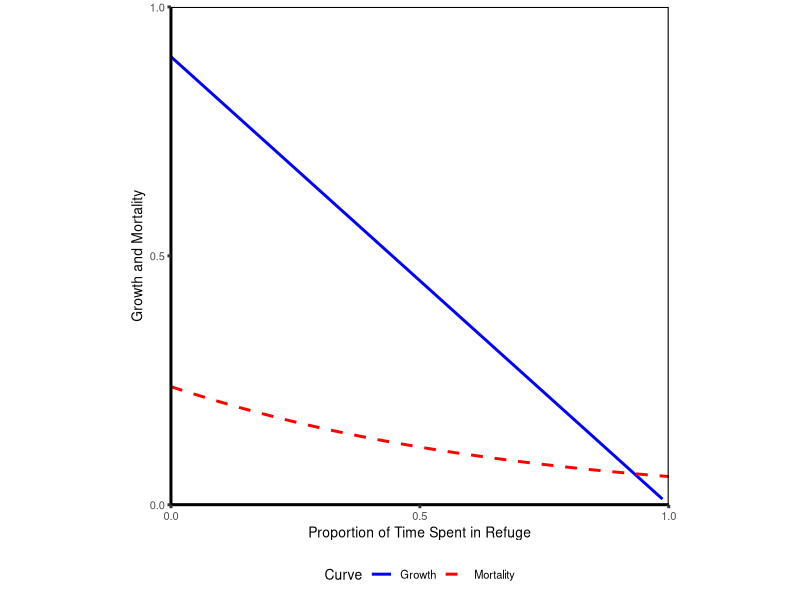

Here is the R script that generated this plot:
## ---- chunk 1
# Generating the baseline curves
trait.vec <- seq(0, 1, by = 0.01)
speed.vec <- 1 - trait.vec


# These formulas are simplified by setting some of the values as constants
# r is always assumed to be 1, while k, s, and v are manipulated values
pred.curve <- function(k, v, s){
  k*sqrt(v^2 + s^2)
}

# R is always assumed to be 1, while s and h are manipulated values
growth.curve <- function(s, R, h){
  (R * s)/(1 + s*R*h)
}


# Build growth curves, for h = 0, 0.5, 1, 2
R_val <- 1

growthcurve.df <- as.data.frame(mat.or.vec(length(speed.vec), 5))
colnames(growthcurve.df) <- c("s", "h_0", "h_0.5", "h_1", "h_2")
growthcurve.df$s <- trait.vec
growthcurve.df$h_0 <- growth.curve(s = growthcurve.df$s, R = R_val, h = 0)
growthcurve.df$h_0.5 <- growth.curve(s = growthcurve.df$s, R = R_val, h = 0.5)
growthcurve.df$h_1 <- growth.curve(s = growthcurve.df$s, R = R_val, h = 1)
growthcurve.df$h_2 <- growth.curve(s = growthcurve.df$s, R = R_val, h = 2)


# Build cost curves, for v = 0, 0.5, 1, 2
k_val <- 1

mortcurve.df <- as.data.frame(mat.or.vec(length(speed.vec), 5))
colnames(mortcurve.df) <- c("s", "v_0", "v_0.5", "v_1", "v_2")
mortcurve.df$s <- trait.vec
mortcurve.df$v_0 <- pred.curve(k = k_val, v = 0, s = mortcurve.df$s)
mortcurve.df$v_0.5 <- pred.curve(k = k_val, v = 0.5, s = mortcurve.df$s)
mortcurve.df$v_1 <- pred.curve(k = k_val, v = 1, s = mortcurve.df$s)
mortcurve.df$v_2 <- pred.curve(k = k_val, v = 2, s = mortcurve.df$s)
## ---- chunk 2
# Combine the two to generate IREF figures

# This is the baseline scenario
baseline.df <- as.data.frame( mat.or.vec( length( speed.vec ), 6) )
colnames(baseline.df) <- c("trait", "speed", "growth_curve", "mort_curve", "fitness", "NCE_CE")
baseline.df$trait <- trait.vec
baseline.df$speed <- speed.vec
h_val <- 8
R_val <- 1
cost_constant_val <- 9
v_val <- 0.2
k_val <- 0.45
pred_constant_val <- 0.98058

baseline.df$growth_curve <- cost_constant_val * growth.curve( s = baseline.df$speed, R = R_val, h = h_val ) # Growth curve
baseline.df$mort_curve <- pred_constant_val * pred.curve( k = k_val, v = v_val, s = baseline.df$speed ) # Mortality curve
baseline.df$fitness <- baseline.df$growth_curve - baseline.df$mort_curve # fitness
baseline.df$NCE_CE <- (1 - baseline.df$growth_curve)/baseline.df$mort_curve # NCE/CE

baseline_optim <- baseline.df$trait[which(baseline.df$fitness == max(baseline.df$fitness))]
baseline_optim_fitness <- baseline.df$fitness[which(baseline.df$fitness == max(baseline.df$fitness))]
baseline_optim_CE <- baseline.df$mort_curve[which(baseline.df$fitness == max(baseline.df$fitness))]
baseline_optim_NCE <- 1 - baseline_optim_CE - baseline_optim_fitness



# Grant figures *appear* to be these params for predator density
# Predator density (k_val) is doubled
preddens.df <- as.data.frame( mat.or.vec( length( speed.vec ), 6) )
colnames(preddens.df) <- c("trait", "speed", "growth_curve", "mort_curve", "fitness", "NCE_CE")
preddens.df$trait <- trait.vec
preddens.df$speed <- speed.vec
h_val <- 8
R_val <- 1
cost_constant_val <- 9
v_val <- 0.2 
k_val <- 0.9 
pred_constant_val <- 0.98058

preddens.df$growth_curve <- cost_constant_val * growth.curve( s = preddens.df$speed, R = R_val, h = h_val ) # Growth curve
preddens.df$mort_curve <- pred_constant_val * pred.curve( k = k_val, v = v_val, s = preddens.df$speed ) # Mortality curve
preddens.df$fitness <- preddens.df$growth_curve - preddens.df$mort_curve # fitness
preddens.df$NCE_CE <- (1 - preddens.df$growth_curve)/preddens.df$mort_curve # NCE/CE

preddens_optim <- preddens.df$trait[which(preddens.df$fitness == max(preddens.df$fitness))]
preddens_optim_fitness <- preddens.df$fitness[which(preddens.df$fitness == max(preddens.df$fitness))]
preddens_optim_CE <- preddens.df$mort_curve[which(preddens.df$fitness == max(preddens.df$fitness))]
preddens_optim_NCE <- 1 - preddens_optim_CE - preddens_optim_fitness


# These *appear* to be the params for foraging mode
# v is five times higher, but k is also (more than) doubled? why?
predmode.df <- as.data.frame( mat.or.vec( length( speed.vec ), 6) )
colnames(predmode.df) <- c("trait", "speed", "growth_curve", "mort_curve", "fitness", "NCE_CE")
predmode.df$trait <- trait.vec
predmode.df$speed <- speed.vec
h_val <- 8
R_val <- 1
cost_constant_val <- 9
v_val <- 1 # this value changes between the baseline and this one, not sure why
k_val <- 1 # This changes from 0.45, which I think is where the change in predator density is coming from
pred_constant_val <- 0.7071068 # this constant changes too, also not sure why


predmode.df$growth_curve <- cost_constant_val * growth.curve( s = predmode.df$speed, R = R_val, h = h_val ) # Growth curve
predmode.df$mort_curve <- pred_constant_val * pred.curve( k = k_val, v = v_val, s = predmode.df$speed ) # Mortality curve
predmode.df$fitness <- predmode.df$growth_curve - predmode.df$mort_curve # fitness
predmode.df$NCE_CE <- (1 - predmode.df$growth_curve)/predmode.df$mort_curve # NCE/CE

predmode_optim <- predmode.df$trait[which(predmode.df$fitness == max(predmode.df$fitness))]
predmode_optim_fitness <- predmode.df$fitness[which(predmode.df$fitness == max(predmode.df$fitness))]
predmode_optim_CE <- predmode.df$mort_curve[which(predmode.df$fitness == max(predmode.df$fitness))]
predmode_optim_NCE <- 1 - predmode_optim_CE - predmode_optim_fitness


# And these *appear* to be the params for resource intake rate
# h is reduced to 1/8 of its original value
# k remains double the baseline, not sure why
prey_h.df <- as.data.frame( mat.or.vec( length( speed.vec ), 6) )
colnames(prey_h.df) <- c("trait", "speed", "growth_curve", "mort_curve", "fitness", "NCE_CE")
prey_h.df$trait <- trait.vec
prey_h.df$speed <- speed.vec
h_val <- 1
R_val <- 1
cost_constant_val <- 2
v_val <- 0.2 
k_val <- 0.9 
pred_constant_val <- 0.98058 

prey_h.df$growth_curve <- cost_constant_val * growth.curve( s = prey_h.df$speed, R = R_val, h = h_val ) # Growth curve
prey_h.df$mort_curve <- pred_constant_val * pred.curve( k = k_val, v = v_val, s = prey_h.df$speed ) # Mortality curve
prey_h.df$fitness <- prey_h.df$growth_curve - prey_h.df$mort_curve # fitness
prey_h.df$NCE_CE <- (1 - prey_h.df$growth_curve)/prey_h.df$mort_curve # NCE/CE

prey_h_optim <- prey_h.df$trait[which(prey_h.df$fitness == max(prey_h.df$fitness))]
prey_h_optim_fitness <- prey_h.df$fitness[which(prey_h.df$fitness == max(prey_h.df$fitness))]
prey_h_optim_CE <- prey_h.df$mort_curve[which(prey_h.df$fitness == max(prey_h.df$fitness))]
prey_h_optim_NCE <- 1 - prey_h_optim_CE - prey_h_optim_fitness
## ---- chunk 3
library(ggplot2)
library(cowplot)

# Fig. 1
fig1_a.plot <- ggplot( data = baseline.df, aes( x = trait ) ) +
  geom_smooth( aes( y = growth_curve ), se = FALSE, color = "blue" ) +
  geom_smooth( aes( y = mort_curve ), se = FALSE, color = "red", linetype = "dashed" ) +
  theme_classic( base_size = 10, base_line_size = 1 ) + 
  ylab("Growth and Mortality") +
  xlab("Displacement Rate") +
  scale_x_continuous(expand = c(0, 0), breaks = c(0, 0.5, 1), labels = c(1000, 500, 1) ) + 
  scale_y_continuous(expand = c(0, 0), limits = c(0, 1), breaks = c(0, 0.5, 1) ) +
  annotate( "text", x = 0.25, y = 0.85, label = "Growth", size = 8/.pt  ) +
  annotate( "text", x = 0.5, y = 0.35, label = "Mortality", size = 8/.pt  ) +
  theme( panel.border = element_rect( color = "black", fill = NA, linewidth = 0.75 ), aspect.ratio = 1 )

fig1_b.plot <- ggplot( data = baseline.df, aes( x = trait ) ) +
  geom_smooth( aes( y = growth_curve, color = "Growth"  ), se = FALSE) +
  geom_smooth( aes( y = mort_curve, color = "Mortality"), se = FALSE, linetype = "dashed" ) +
  geom_smooth( aes( y = fitness, color = "Fitness"), se = FALSE ) +
  theme_classic( base_size = 10, base_line_size = 1 ) + 
  ylab("Growth and Mortality") +
  xlab("Displacement Rate") +
  geom_vline( xintercept = baseline_optim,  size = 0.5, linetype = "dashed", colour = "green" ) +
  annotate( "text", x = 0.3, y = 0.7, label = "Fitness", size = 8/.pt  ) +
  annotate( "text", x = 0.35, y = 0.1, label = "Optimal Trait", size = 8/.pt  ) +
  scale_x_continuous(expand = c(0, 0), breaks = c(0, 0.5, 1), labels = c(1000, 500, 1) ) + 
  scale_y_continuous(expand = c(0, 0), limits = c(0, 1), breaks = c(0, 0.5, 1) ) +
  scale_colour_manual(name = "Curve", values = c("green", "blue", "red")) +
  theme( panel.border = element_rect( color = "black", fill = NA, linewidth = 0.75 ), aspect.ratio = 1,
         axis.title.y = element_blank(), legend.position = "bottom" )

fig1_c.plot <- ggplot( data = baseline.df, aes( x = trait ) ) +
  geom_smooth( aes( y = growth_curve ), color = "blue", se = FALSE ) +
  geom_smooth( aes( y = mort_curve ), color = "red", se = FALSE, linetype = "dashed" ) +
  theme_classic( base_size = 10, base_line_size = 1 ) + 
  ylab("Growth and Mortality") +
  xlab("Displacement Rate") +
  geom_vline( xintercept = baseline_optim,  size = 0.5, linetype = "dashed", colour = "green" ) +
  annotate( "text", x = baseline_optim + 0.15, y = 0.95, label = "NCE = 0.12", size = 7/.pt  ) +
  annotate( "text", x = baseline_optim + 0.15, y = 0.55, label = "0.66", size = 7/.pt  ) +
  annotate( "text", x = baseline_optim + 0.15, y = 0.075, label = "CE = 0.22", size = 7/.pt  ) +
  scale_x_continuous(expand = c(0, 0), breaks = c(0, 0.5, 1), labels = c(1000, 500, 1) ) + 
  scale_y_continuous(expand = c(0, 0), limits = c(0, 1), breaks = c(0, 0.5, 1) ) +
  theme( panel.border = element_rect( color = "black", fill = NA, linewidth = 0.75 ), aspect.ratio = 1,
         axis.title.y = element_blank() )


get_legend_35 <- function(plot) {
  # return all legend candidates
  legends <- get_plot_component(plot, "guide-box", return_all = TRUE)
  # find non-zero legends
  nonzero <- vapply(legends, \(x) !inherits(x, "zeroGrob"), TRUE)
  idx <- which(nonzero)
  # return first non-zero legend if exists, and otherwise first element (which will be a zeroGrob) 
  if (length(idx) > 0) {
    return(legends[[idx[1]]])
  } else {
    return(legends[[1]])
  }
}

fig1.legend <- get_legend_35(fig1_b.plot)
fig1_b.plot <- fig1_b.plot + theme(legend.position = "none")

fig1.plot <- plot_grid( fig1_a.plot, fig1_b.plot, fig1_c.plot, ncol = 3, labels = "auto", label_y = 0.75, align = c("hv") )
fig1.plot <- plot_grid( fig1.plot, fig1.legend, rel_heights = c(1, 0.1), ncol = 1)

# ggsave("fig1.png", plot = fig1.plot, dpi = 300)

## ---- chunk 4
# Fig. 2
baseline.plot <- ggplot( data = baseline.df, aes( x = trait ) ) +
  geom_smooth( aes( y = growth_curve ), se = FALSE, color = "blue" ) +
  geom_smooth( aes( y = mort_curve ), se = FALSE, color = "red", linetype = "dashed" ) +
  theme_classic( base_size = 10, base_line_size = 1 ) + 
  ylab("Growth and Mortality") +
  xlab("Displacement Rate") +
  geom_vline( xintercept = baseline_optim,  size = 0.5, linetype = "dashed", colour = "green" ) +
  annotate( "text", x = baseline_optim + 0.15, y = 0.95, label = "NCE = 0.12", size = 7/.pt  ) +
  annotate( "text", x = baseline_optim + 0.15, y = 0.55, label = "0.66", size = 7/.pt  ) +
  annotate( "text", x = baseline_optim + 0.15, y = 0.075, label = "CE = 0.22", size = 7/.pt  ) +
  scale_x_continuous(expand = c(0, 0), breaks = c(0, 0.5, 1), labels = c(1000, 500, 1) ) + 
  scale_y_continuous(expand = c(0, 0), limits = c(0, 1), breaks = c(0, 0.5, 1) ) +
  theme( panel.border = element_rect( color = "black", fill = NA, linewidth = 0.75 ), aspect.ratio = 1,
         axis.title.x = element_blank(),
         axis.text.x = element_blank() )

preddens.plot <- ggplot( data = preddens.df, aes( x = trait ) ) +
  geom_smooth( aes( y = growth_curve ), se = FALSE, color = "blue" ) +
  geom_smooth( aes( y = mort_curve ), se = FALSE, color = "red", linetype = "dashed" ) +
  theme_classic( base_size = 10, base_line_size = 1 ) + 
  ylab("Growth and Mortality") +
  xlab("Displacement Rate") +
  geom_vline( xintercept = preddens_optim,  size = 0.5, linetype = "dashed", colour = "green" ) +
  annotate( "text", x = preddens_optim + 0.15, y = 0.95, label = "NCE = 0.20", size = 7/.pt  ) +
  annotate( "text", x = preddens_optim + 0.15, y = 0.45, label = "0.48", size = 7/.pt  ) +
  annotate( "text", x = preddens_optim + 0.15, y = 0.15, label = "CE = 0.32", size = 7/.pt  ) +
  scale_x_continuous(expand = c(0, 0), breaks = c(0, 0.5, 1), labels = c(1000, 500, 1) ) + 
  scale_y_continuous(expand = c(0, 0), limits = c(0, 1), breaks = c(0, 0.5, 1) ) +
  theme( panel.border = element_rect( color = "black", fill = NA, linewidth = 0.75 ), aspect.ratio = 1,
         axis.title.x = element_blank(),
         axis.text.x = element_blank(),
         axis.title.y = element_blank(),
         axis.text.y = element_blank() )

predmode.plot <- ggplot( data = predmode.df, aes( x = trait ) ) +
  geom_smooth( aes( y = growth_curve ), se = FALSE, color = "blue" ) +
  geom_smooth( aes( y = mort_curve ), se = FALSE, color = "red", linetype = "dashed" ) +
  theme_classic( base_size = 10, base_line_size = 1 ) + 
  ylab("Growth and Mortality") +
  xlab("Displacement Rate") +
  geom_vline( xintercept = predmode_optim,  size = 0.5, linetype = "dashed", colour = "green" ) +
  annotate( "text", x = predmode_optim + 0.15, y = 0.95, label = "NCE = 0.09", size = 7/.pt  ) +
  annotate( "text", x = predmode_optim + 0.15, y = 0.8, label = "0.11", size = 7/.pt  ) +
  annotate( "text", x = predmode_optim + 0.15, y = 0.5, label = "CE = 0.80", size = 7/.pt  ) +
  scale_x_continuous(expand = c(0, 0), breaks = c(0, 0.5, 1), labels = c(1000, 500, 1) ) + 
  scale_y_continuous(expand = c(0, 0), limits = c(0, 1), breaks = c(0, 0.5, 1) ) +
  theme( panel.border = element_rect( color = "black", fill = NA, linewidth = 0.75 ), aspect.ratio = 1 )

prey_h.plot <- ggplot( data = prey_h.df, aes( x = trait ) ) +
  geom_smooth( aes( y = growth_curve, colour = "Growth" ), se = FALSE ) +
  geom_smooth( aes( y = mort_curve, colour = "Mortality" ), se = FALSE, linetype = "dashed" ) +
  theme_classic( base_size = 10, base_line_size = 1 ) + 
  ylab("Growth and Mortality") +
  xlab("Displacement Rate") +
  geom_vline( xintercept = prey_h_optim,  size = 0.5, linetype = "dashed", colour = "green" ) +
  annotate( "text", x = prey_h_optim + 0.15, y = 0.8, label = "NCE = 0.29", size = 7/.pt  ) +
  annotate( "text", x = prey_h_optim + 0.15, y = 0.5, label = "0.19", size = 7/.pt  ) +
  annotate( "text", x = prey_h_optim + 0.15, y = 0.25, label = "CE = 0.52", size = 7/.pt  ) +
  scale_x_continuous(expand = c(0, 0), breaks = c(0, 0.5, 1), labels = c(1000, 500, 1) ) + 
  scale_y_continuous(expand = c(0, 0), limits = c(0, 1), breaks = c(0, 0.5, 1) ) +
  scale_colour_manual(name = "Curve", values = c("blue", "red")) +
  theme( panel.border = element_rect( color = "black", fill = NA, linewidth = 0.75 ), aspect.ratio = 1,
         axis.title.y = element_blank(), 
         axis.text.y = element_blank(),
         legend.position = "bottom" )



iref.legend <- get_legend_35(prey_h.plot)
prey_h.plot <- prey_h.plot + theme( legend.position = "none" )

iref.fig <- plot_grid( baseline.plot, preddens.plot, predmode.plot, prey_h.plot, ncol = 2, labels = "auto", align = c("hv") )
iref.fig <- plot_grid( iref.fig, iref.legend, ncol = 1, rel_heights = c(1, 0.1) )

# ggsave("fig2.png", plot = iref.fig, dpi = 300)
## ---- chunk 5

threshold.df <- as.data.frame( mat.or.vec( length( speed.vec ), 6) )
colnames(threshold.df) <- c("trait", "speed", "growth_curve", "mort_curve", "fitness", "NCE_CE")
threshold.df$trait <- trait.vec
threshold.df$speed <- speed.vec
h_val <- 8
R_val <- 1
cost_constant_val <- 9
v_val <- 1
k_val <- 0.45
pred_constant_val <- 1.41421
p_vec <- seq(0, 1, by = 0.05)

thresh_plot.df <- as.data.frame( mat.or.vec( length(p_vec), 3 ) )
colnames(thresh_plot.df) <- c("preddens", "optim", "relstr")


for (i in 1:length(p_vec)){
  
threshold.df$growth_curve <- cost_constant_val * growth.curve( s = threshold.df$speed, R = R_val, h = h_val ) # Growth curve
threshold.df$mort_curve <- pred_constant_val * p_vec[i] * pred.curve( k = k_val, v = v_val, s = threshold.df$speed ) # Mortality curve
threshold.df$fitness <- threshold.df$growth_curve - threshold.df$mort_curve # fitness
threshold.df$NCE_CE <- (1 - threshold.df$growth_curve)/threshold.df$mort_curve # NCE/CE

thresh_plot.df$preddens[i] <- p_vec[i]
thresh_plot.df$optim[i] <- threshold.df$trait[which(threshold.df$fitness == max(threshold.df$fitness))]
thresh_plot.df$relstr[i] <- (1 - threshold.df$growth_curve[which(threshold.df$fitness == max(threshold.df$fitness))])/((1 - threshold.df$growth_curve[which(threshold.df$fitness == max(threshold.df$fitness))]) + threshold.df$mort_curve[which(threshold.df$fitness == max(threshold.df$fitness))])
}

thresh.plot <- ggplot( data = thresh_plot.df, aes( x = preddens, y = optim ) ) +
  geom_point( ) +
  theme_classic( base_size = 10, base_line_size = 1 ) + 
  ylab("Optimal Trait Value") +
  xlab("Predator Density") +
  scale_x_continuous(expand = c(0, 0) ) + 
  theme( panel.border = element_rect( color = "black", fill = NA, linewidth = 0.75 ), aspect.ratio = 1)

# ggsave("fig3.png", plot = thresh.plot, dpi = 300)

## ---- chunk 6
## We'll start with the extreme case: what if there's a refuge with *no food* but *no predators*?

# First, set up dataframe and important variables
refuge.df <- as.data.frame( mat.or.vec( 25, 5 ) )
colnames(refuge.df) <- c("proptime", "growth_curve", "mort_curve", "fitness", "NCE_CE")
refuge.df$proptime <- seq(0, 1, by = 1/24) # Prey can spend between 0 and 24 hours in the refuge, incremented by hours

# For now, assume one constant speed by prey in both habitats
# These constants come from the baseline scenario, i.e. Fig. 2 in the grant proposal
# With the addition of some constants to describe conditions in the refuge, noted below
h_val <- 8 # prey handling time
R_val <- 1 # resource density outside of refuge
R_refuge_val <- 0 # resource density inside refuge
cost_constant_val <- 9 # a constant Scott applied to the growth curve to make the numbers cleaner
s_val <- 0.5 # prey velocity
v_val <- 0.2 # predator velocity
k_val <- 0.45 # predator density outside refuge
k_refuge_val <- 0 # predator density in refuge
pred_constant_val <- 0.98058 # a constant Scott applied to the mortality curve to make the numbers cleaner


for ( i in 1:nrow( refuge.df ) ){ # For each possible value of proptime, calculate the total risk and mortality in a 24hr period
refuge.df$growth_curve[i] <- (1 - refuge.df$proptime[i]) * ( cost_constant_val * growth.curve( s = s_val, R = R_val, h = h_val ) ) # Growth curve is simply how much food you can get in the time you spend outside of the refuge

refuge.df$mort_curve[i] <- exp( ( ( refuge.df$proptime[i] ) * log( pred_constant_val * pred.curve( k = k_val, v = v_val, s =
                                                                                            s_val ) ) ) ) * ( pred_constant_val * pred.curve( k = k_val, v = v_val, s =
                                                                                            s_val ) )  # Mortality curve, since risk in the refuge is zero this only considers risk during time spent outside of the refuge
}

refuge.df$fitness <- 1 - ( 1 - refuge.df$growth_curve ) - refuge.df$mort_curve
refuge.df$NCE_CE <- refuge.df$growth_curve / refuge.df$mort_curve

refuge_optim <- refuge.df$proptime[which(refuge.df$fitness == max(refuge.df$fitness))]
refuge_optim_fitness <- refuge.df$fitness[which(refuge.df$fitness == max(refuge.df$fitness))]
refuge_optim_CE <- refuge.df$mort_curve[which(refuge.df$fitness == max(refuge.df$fitness))]
refuge_optim_NCE <- 1 - refuge_optim_CE - refuge_optim_fitness

ggplot( data = refuge.df, aes( x = proptime ) ) +
  geom_smooth( aes( y = growth_curve, colour = "Growth" ), se = FALSE ) +
  geom_smooth( aes( y = mort_curve, colour = "Mortality" ), se = FALSE, linetype = "dashed" ) +
  theme_classic( base_size = 10, base_line_size = 1 ) + 
  ylab("Growth and Mortality") +
  xlab("Proportion of Time Spent in Refuge") +
  scale_x_continuous(expand = c(0, 0), breaks = c(0, 0.5, 1) ) + 
  scale_y_continuous(expand = c(0, 0), limits = c(0, 1), breaks = c(0, 0.5, 1) ) +
  scale_colour_manual(name = "Curve", values = c("blue", "red")) +
  theme( panel.border = element_rect( color = "black", fill = NA, linewidth = 0.75 ), aspect.ratio = 1,
         legend.position = "bottom" )
